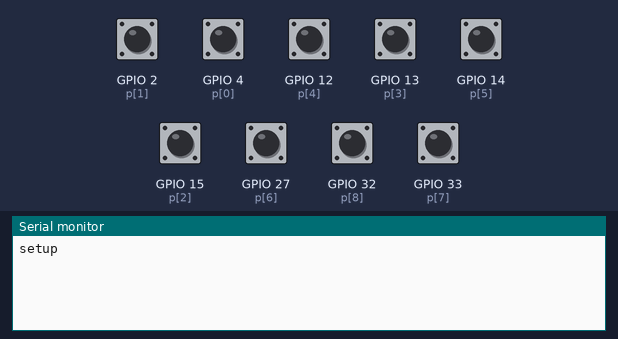
Bench run of a sketch on a simulated ESP32. Shown: the last lines printed to the serial monitor. The test bench sets the inputs (shaded band); at power-on: GPIO 2 (p[1]), GPIO 4 (p[0]), GPIO 12 (p[4]), GPIO 13 (p[3]), GPIO 14 (p[5]), GPIO 15 (p[2]), GPIO 27 (p[6]), GPIO 32 (p[8]), GPIO 33 (p[7]) HIGH.

Above: at 1.2 s.
1.3 s: GPIO 2 (p[1]) pulled LOW for 0.15 s
At 2.4 s:
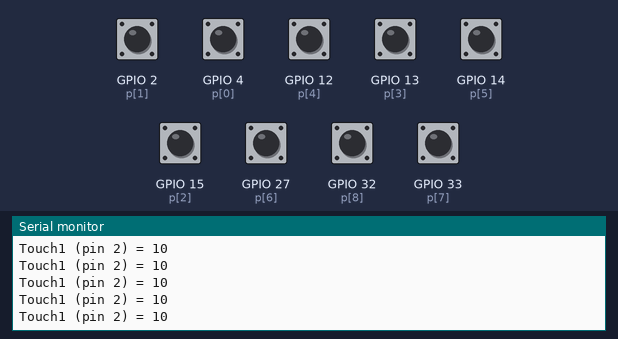
2.9 s: GPIO 4 (p[0]) pulled LOW for 0.15 s
At 3.6 s:
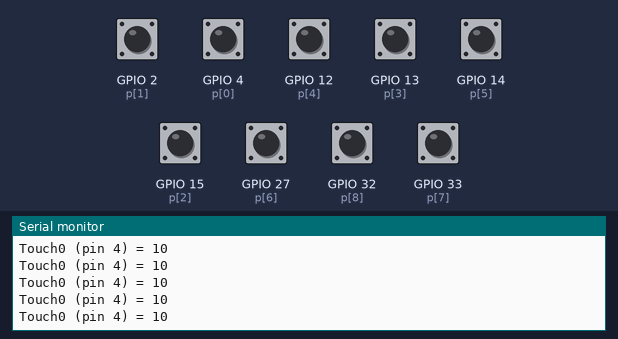
4.5 s: GPIO 12 (p[4]) pulled LOW for 0.15 s
At 5.8 s:
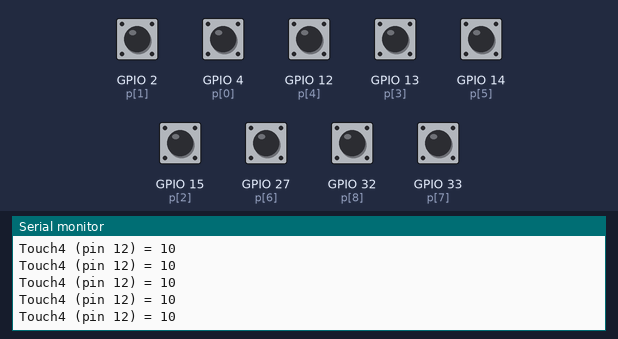
6.1 s: GPIO 13 (p[3]) pulled LOW for 0.15 s
At 7.3 s:
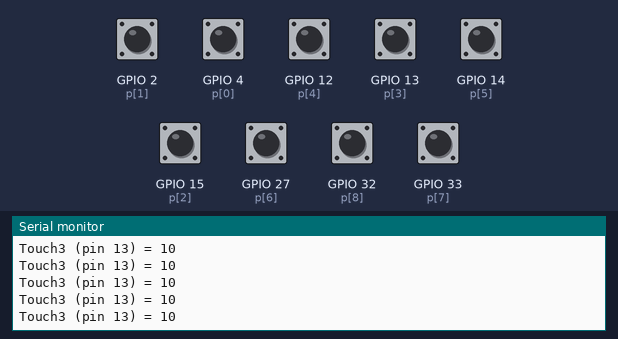
7.7 s: GPIO 14 (p[5]) pulled LOW for 0.15 s
At 8.5 s:
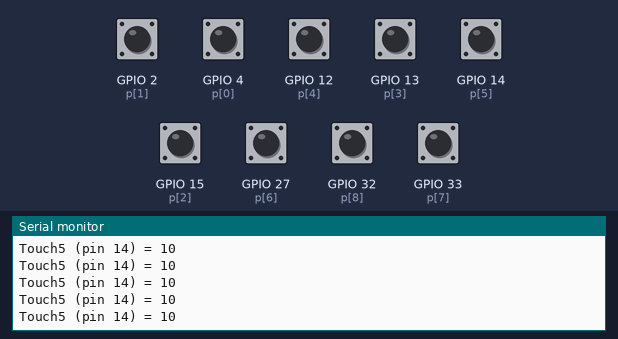
9.3 s: GPIO 15 (p[2]) pulled LOW for 0.15 s
At 10.9 s:
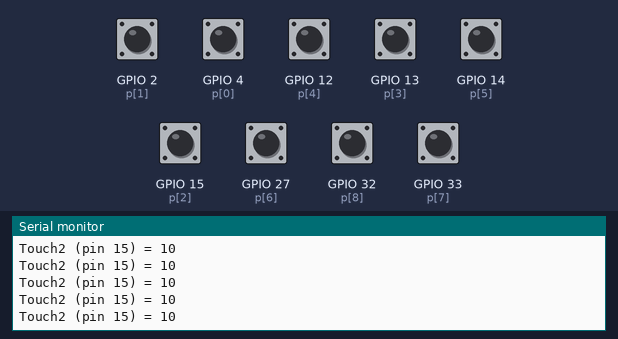
Timing chart, 0 to 11.9 s (numbered marks = the images above; inputs shaded):
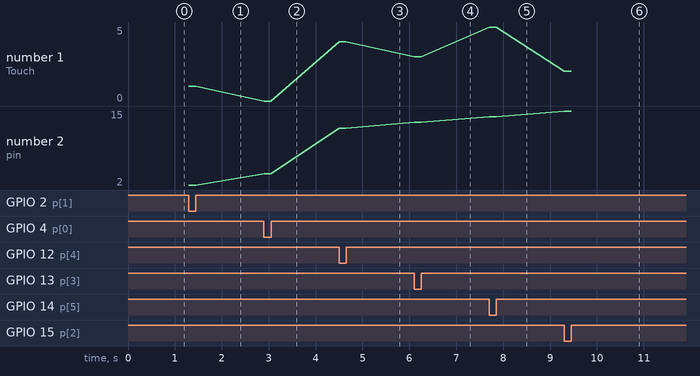

The sketch:

TouchPins.ino
```cpp
// loops over the touch pins and prints if value is below threshold
// all pins sometimes yield 0 without being touched -> have to ignore 0
// overview which pins are save to use: https://randomnerdtutorials.com/esp32-pinout-reference-gpios/

#define TOUCH_TH 50 // touch threshold, values usually 2-12 with finger depending on how hard the pinch, on batteries somehow higher
// with LOLIN D32 on pin 15 usually ~60, pin held to screw on the inside of the lock: ~33, when touching knob from outside: ~21

void setup()
{
  Serial.begin(115200);
  Serial.println("setup");
}

#define LEN(a) sizeof(a)/sizeof(a[0])

void loop()
{
  byte p[] = { 4, 2, 15, 13, 12, 14, 27, 33, 32 }; // removed pin 0 (Touch1) because it is always 1
  for (int i = 0; i < LEN(p); i++) {
//    Serial.printf("Touch%d (pin %d) = %d, ", i, p[i], touchRead(p[i]));
    int v = touchRead(p[i]);
    if (v && v < 60)
      Serial.printf("Touch%d (pin %d) = %d\n", i, p[i], v);
  }
//  Serial.println();
}
```

Measured:
- after the input at 1.3 s, the serial monitor: prints a new line at once (image 1)
- after the input at 2.9 s, the serial monitor: prints a new line at once (image 2)
- after the input at 4.5 s, the serial monitor: prints a new line at once (image 3)
- after the input at 6.1 s, the serial monitor: prints a new line at once (image 4)
- after the input at 7.7 s, the serial monitor: prints a new line at once (image 5)
- after the input at 9.3 s, the serial monitor: prints a new line at once (image 6)
- plotted number 1: 1 → 0 after the input at 2.9 s, 4 → 3 after the input at 6.1 s, 3 → 5 after the input at 7.7 s, 5 → 2 after the input at 9.3 s
- plotted number 2: 2 → 4 after the input at 2.9 s, 4 → 12 after the input at 4.5 s, 12 → 13 after the input at 6.1 s, 13 → 14 after the input at 7.7 s, 14 → 15 after the input at 9.3 s
